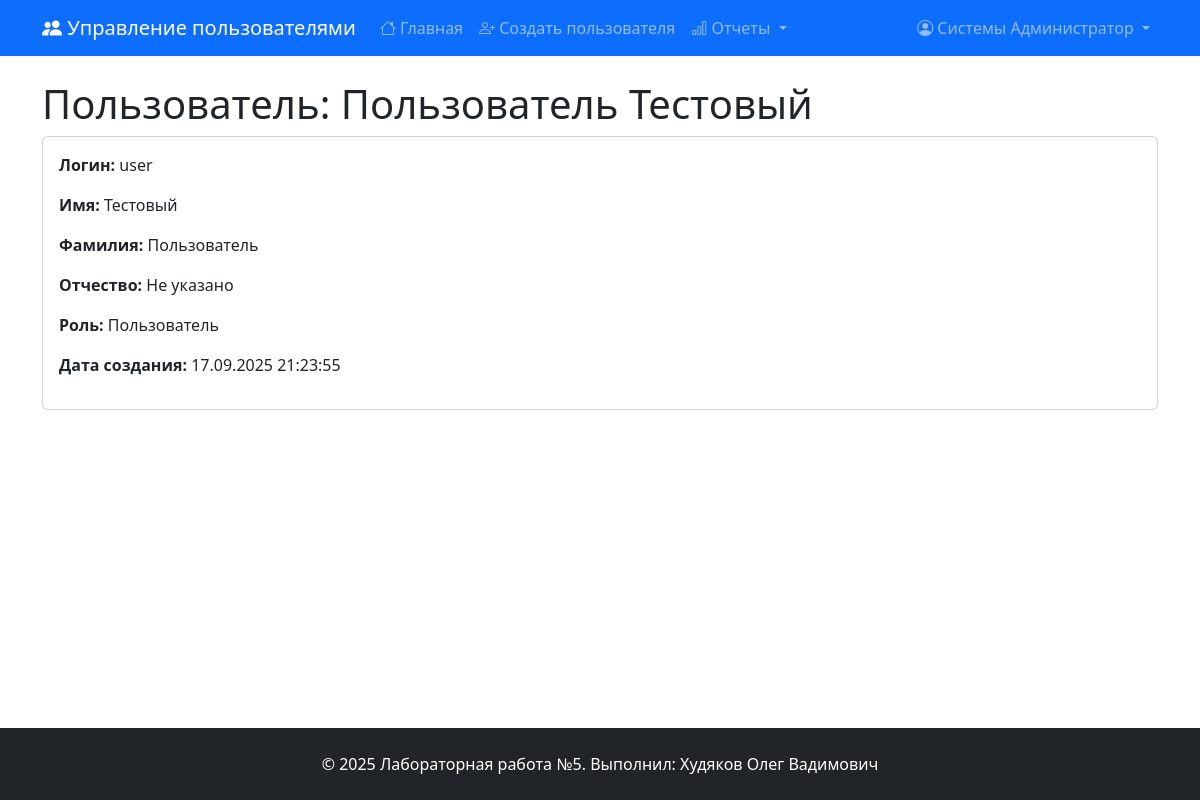
The app's page /users/2 (signed in) with its own data.
### app/models.py (models this page shows, shortened)
class User(UserMixin, db.Model):
    __tablename__ = 'users'
    id = db.Column(db.Integer, primary_key=True)
    username = db.Column(db.String(50), unique=True, nullable=False)
    password_hash = db.Column(db.String(256), nullable=False)
    last_name = db.Column(db.String(50))
    first_name = db.Column(db.String(50), nullable=False)
    middle_name = db.Column(db.String(50))
    role_id = db.Column(db.Integer, db.ForeignKey('roles.id'))
    created_at = db.Column(db.DateTime, default=datetime.utcnow)
    visit_logs = db.relationship('VisitLog', backref='user', lazy=True)
    @property
    def full_name(self):
        parts = [self.last_name, self.first_name, self.middle_name]
        return ' '.join(part for part in parts if part)
    def has_permission(self, permission):
        if not self.role:
            return False
        role_permissions = {
            'Администратор': [
                'create_user', 'edit_user', 'view_user', 'delete_user',
                'view_all_visits', 'view_reports',
                'edit_own_profile', 'view_own_profile', 'view_own_visits'
            ],
            'Пользователь': [
                'edit_own_profile', 'view_own_profile', 'view_own_visits'
            ]
        }
        return permission in role_permissions.get(self.role.name, [])

class Role(db.Model):
    __tablename__ = 'roles'
    id = db.Column(db.Integer, primary_key=True)
    name = db.Column(db.String(50), unique=True, nullable=False)
    description = db.Column(db.Text)
    users = db.relationship('User', backref='role', lazy=True)

### app/routes.py (the view)
@main_bp.route('/users/<int:user_id>')
@login_required
def view_user(user_id):
    if not can_view_user(user_id):
        flash('У вас недостаточно прав для доступа к данной странице.', 'danger')
        return redirect(url_for('main.index'))
    user = User.query.get_or_404(user_id)
    return render_template('users/view.html', user=user)

### app/auth_utils.py (called while the page is built)
def can_user_access(permission):
    if not current_user.is_authenticated:
        return False
    return current_user.has_permission(permission)

def can_view_user(user_id):
    if not current_user.is_authenticated:
        return False
    if current_user.has_permission('view_user'):
        return True
    if current_user.has_permission('view_own_profile') and current_user.id == int(user_id):
        return True
    return False

### templates/users/view.html (shortened to what this page needs)
{% extends "base.html" %}
{% block content %}
<h1>Пользователь: {{ user.full_name }}</h1>
<div class="card">
    <div class="card-body">
        <p><strong>Логин:</strong> {{ user.username }}</p>
        <p><strong>Имя:</strong> {{ user.first_name }}</p>
        <p><strong>Фамилия:</strong> {{ user.last_name or 'Не указана' }}</p>
        <p><strong>Отчество:</strong> {{ user.middle_name or 'Не указано' }}</p>
        <p><strong>Роль:</strong> {{ user.role.name if user.role else 'Не назначена' }}</p>
        <p><strong>Дата создания:</strong> {{ user.created_at.strftime('%d.%m.%Y %H:%M:%S') }}</p>
    </div>
</div>
{% endblock %}

### templates/base.html (shortened to what this page needs)
<!DOCTYPE html>
<html lang="ru">
<head>
    <link href="https://cdn.jsdelivr.net/npm/bootstrap@5.3.0/dist/css/bootstrap.min.css" rel="stylesheet">
    <link href="https://cdn.jsdelivr.net/npm/bootstrap-icons@1.10.0/font/bootstrap-icons.css" rel="stylesheet">
</head>
<body class="d-flex flex-column min-vh-100">
    <nav class="navbar navbar-expand-lg navbar-dark bg-primary">
        <div class="container">
            <a class="navbar-brand" href="{{ url_for('main.index') }}">
                <i class="bi bi-people-fill"></i> Управление пользователями
            </a>
            <div class="collapse navbar-collapse" id="navbarNav">
                <ul class="navbar-nav me-auto">
                    {% if current_user.is_authenticated %}
                        <li class="nav-item">
                            <a class="nav-link" href="{{ url_for('main.index') }}">
                                <i class="bi bi-house"></i> Главная
                            </a>
                        </li>
                        {% if can_user_access('create_user') %}
                        <li class="nav-item">
                            <a class="nav-link" href="{{ url_for('main.create_user') }}">
                                <i class="bi bi-person-plus"></i> Создать пользователя
                            </a>
                        </li>
                        {% endif %}
                        {% if can_user_access('view_all_visits') or can_user_access('view_own_visits') %}
                        <li class="nav-item dropdown">
                            <a class="nav-link dropdown-toggle" href="#" role="button" data-bs-toggle="dropdown">
                                <i class="bi bi-bar-chart"></i> Отчеты
                            </a>
                        </li>
                        {% endif %}
                    {% endif %}
                </ul>
                <ul class="navbar-nav">
                    {% if current_user.is_authenticated %}
                        <li class="nav-item dropdown">
                            <a class="nav-link dropdown-toggle" href="#" role="button" data-bs-toggle="dropdown">
                                <i class="bi bi-person-circle"></i> {{ current_user.full_name }}
                            </a>
                        </li>
                    {% endif %}
                </ul>
            </div>
        </div>
    </nav>
    <main class="container my-4">
        {% block content %}{% endblock %}
    </main>
    <footer class="bg-dark text-white py-4 mt-auto">
        <div class="container">
            <div class="row">
                <div class="col-md-12 text-center">
                    <p class="mb-0">&copy; 2025 Лабораторная работа №5. Выполнил: Худяков Олег Вадимович</p>
                </div>
            </div>
        </div>
    </footer>
</body>
</html>

### records on screen
User: full_name "Системы Администратор"
User: full_name "Пользователь Тестовый", username "user", first_name "Тестовый", last_name "Пользователь", middle_name "Не указано", created_at "17.09.2025 21:23:55"
Role: role "Пользователь"
